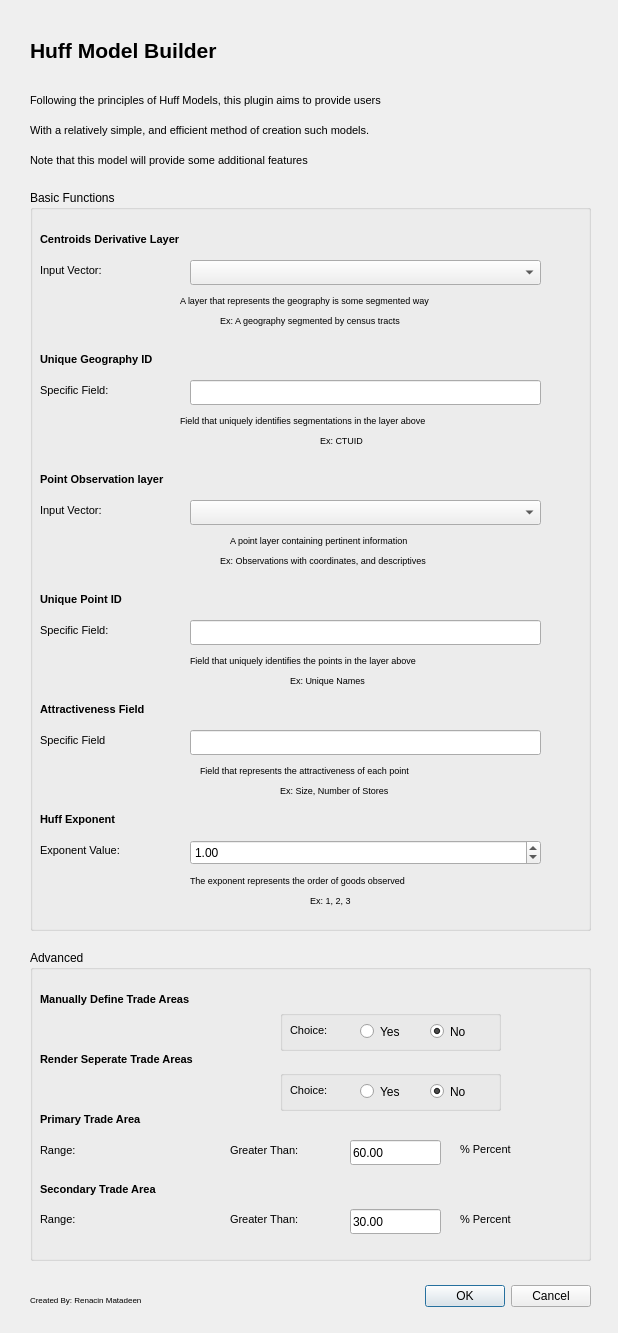
<?xml version="1.0" encoding="UTF-8"?>
<ui version="4.0">
 <class>HuffModelDialogBase</class>
 <widget class="QDialog" name="HuffModelDialogBase">
  <property name="geometry">
   <rect>
    <x>0</x>
    <y>0</y>
    <width>618</width>
    <height>1333</height>
   </rect>
  </property>
  <property name="minimumSize">
   <size>
    <width>618</width>
    <height>1333</height>
   </size>
  </property>
  <property name="maximumSize">
   <size>
    <width>618</width>
    <height>1333</height>
   </size>
  </property>
  <property name="windowTitle">
   <string>Huff Model</string>
  </property>
  <widget class="QDialogButtonBox" name="button_box">
   <property name="geometry">
    <rect>
     <x>350</x>
     <y>1280</y>
     <width>241</width>
     <height>32</height>
    </rect>
   </property>
   <property name="orientation">
    <enum>Qt::Horizontal</enum>
   </property>
   <property name="standardButtons">
    <set>QDialogButtonBox::Cancel|QDialogButtonBox::Ok</set>
   </property>
  </widget>
  <widget class="QLabel" name="desc_label">
   <property name="geometry">
    <rect>
     <x>30</x>
     <y>80</y>
     <width>561</width>
     <height>41</height>
    </rect>
   </property>
   <property name="font">
    <font>
     <pointsize>8</pointsize>
    </font>
   </property>
   <property name="text">
    <string>Following the principles of Huff Models, this plugin aims to provide users</string>
   </property>
  </widget>
  <widget class="QLabel" name="title_label">
   <property name="geometry">
    <rect>
     <x>30</x>
     <y>30</y>
     <width>501</width>
     <height>41</height>
    </rect>
   </property>
   <property name="font">
    <font>
     <pointsize>16</pointsize>
     <weight>75</weight>
     <bold>true</bold>
    </font>
   </property>
   <property name="text">
    <string>Huff Model Builder</string>
   </property>
  </widget>
  <widget class="QLabel" name="desc_label_3">
   <property name="geometry">
    <rect>
     <x>30</x>
     <y>140</y>
     <width>561</width>
     <height>41</height>
    </rect>
   </property>
   <property name="font">
    <font>
     <pointsize>8</pointsize>
    </font>
   </property>
   <property name="text">
    <string>Note that this model will provide some additional features</string>
   </property>
  </widget>
  <widget class="QLabel" name="desc_label_2">
   <property name="geometry">
    <rect>
     <x>30</x>
     <y>110</y>
     <width>561</width>
     <height>41</height>
    </rect>
   </property>
   <property name="font">
    <font>
     <pointsize>8</pointsize>
    </font>
   </property>
   <property name="text">
    <string>With a relatively simple, and efficient method of creation such models.</string>
   </property>
  </widget>
  <widget class="QLabel" name="Credits">
   <property name="geometry">
    <rect>
     <x>30</x>
     <y>1290</y>
     <width>211</width>
     <height>20</height>
    </rect>
   </property>
   <property name="font">
    <font>
     <pointsize>6</pointsize>
    </font>
   </property>
   <property name="text">
    <string>Created By: Renacin Matadeen</string>
   </property>
  </widget>
  <widget class="QGroupBox" name="gb_basic">
   <property name="geometry">
    <rect>
     <x>30</x>
     <y>190</y>
     <width>561</width>
     <height>741</height>
    </rect>
   </property>
   <property name="title">
    <string>Basic Functions</string>
   </property>
   <widget class="QLabel" name="title_inVector">
    <property name="geometry">
     <rect>
      <x>10</x>
      <y>40</y>
      <width>351</width>
      <height>19</height>
     </rect>
    </property>
    <property name="font">
     <font>
      <pointsize>8</pointsize>
      <weight>75</weight>
      <bold>true</bold>
     </font>
    </property>
    <property name="text">
     <string>Centroids Derivative Layer</string>
    </property>
   </widget>
   <widget class="QLabel" name="note_2">
    <property name="geometry">
     <rect>
      <x>150</x>
      <y>220</y>
      <width>381</width>
      <height>20</height>
     </rect>
    </property>
    <property name="font">
     <font>
      <pointsize>7</pointsize>
     </font>
    </property>
    <property name="text">
     <string>Field that uniquely identifies segmentations in the layer above</string>
    </property>
   </widget>
   <widget class="QLabel" name="label_inVectorField">
    <property name="geometry">
     <rect>
      <x>10</x>
      <y>190</y>
      <width>141</width>
      <height>20</height>
     </rect>
    </property>
    <property name="font">
     <font>
      <pointsize>8</pointsize>
     </font>
    </property>
    <property name="text">
     <string>Specific Field:</string>
    </property>
   </widget>
   <widget class="QLabel" name="title_inVectorField">
    <property name="geometry">
     <rect>
      <x>10</x>
      <y>160</y>
      <width>421</width>
      <height>19</height>
     </rect>
    </property>
    <property name="font">
     <font>
      <pointsize>8</pointsize>
      <weight>75</weight>
      <bold>true</bold>
     </font>
    </property>
    <property name="text">
     <string>Unique Geography ID</string>
    </property>
   </widget>
   <widget class="QLabel" name="label_inVector">
    <property name="geometry">
     <rect>
      <x>10</x>
      <y>70</y>
      <width>117</width>
      <height>20</height>
     </rect>
    </property>
    <property name="font">
     <font>
      <pointsize>8</pointsize>
     </font>
    </property>
    <property name="text">
     <string>Input Vector:</string>
    </property>
   </widget>
   <widget class="QComboBox" name="cb_inVector">
    <property name="geometry">
     <rect>
      <x>160</x>
      <y>70</y>
      <width>351</width>
      <height>25</height>
     </rect>
    </property>
   </widget>
   <widget class="QLabel" name="note">
    <property name="geometry">
     <rect>
      <x>150</x>
      <y>100</y>
      <width>401</width>
      <height>20</height>
     </rect>
    </property>
    <property name="font">
     <font>
      <pointsize>7</pointsize>
     </font>
    </property>
    <property name="text">
     <string>A layer that represents the geography is some segmented way</string>
    </property>
   </widget>
   <widget class="QLabel" name="note_1">
    <property name="geometry">
     <rect>
      <x>190</x>
      <y>120</y>
      <width>291</width>
      <height>20</height>
     </rect>
    </property>
    <property name="font">
     <font>
      <pointsize>7</pointsize>
     </font>
    </property>
    <property name="text">
     <string>Ex: A geography segmented by census tracts</string>
    </property>
   </widget>
   <widget class="QLabel" name="note_3">
    <property name="geometry">
     <rect>
      <x>290</x>
      <y>240</y>
      <width>71</width>
      <height>20</height>
     </rect>
    </property>
    <property name="font">
     <font>
      <pointsize>7</pointsize>
     </font>
    </property>
    <property name="text">
     <string>Ex: CTUID</string>
    </property>
   </widget>
   <widget class="QLabel" name="note_5">
    <property name="geometry">
     <rect>
      <x>190</x>
      <y>360</y>
      <width>321</width>
      <height>20</height>
     </rect>
    </property>
    <property name="font">
     <font>
      <pointsize>7</pointsize>
     </font>
    </property>
    <property name="text">
     <string>Ex: Observations with coordinates, and descriptives</string>
    </property>
   </widget>
   <widget class="QLabel" name="label_inPointVectorField">
    <property name="geometry">
     <rect>
      <x>10</x>
      <y>430</y>
      <width>141</width>
      <height>20</height>
     </rect>
    </property>
    <property name="font">
     <font>
      <pointsize>8</pointsize>
     </font>
    </property>
    <property name="text">
     <string>Specific Field:</string>
    </property>
   </widget>
   <widget class="QComboBox" name="cb_inPointVector">
    <property name="geometry">
     <rect>
      <x>160</x>
      <y>310</y>
      <width>351</width>
      <height>25</height>
     </rect>
    </property>
   </widget>
   <widget class="QLabel" name="title_inPointVector">
    <property name="geometry">
     <rect>
      <x>10</x>
      <y>280</y>
      <width>351</width>
      <height>19</height>
     </rect>
    </property>
    <property name="font">
     <font>
      <pointsize>8</pointsize>
      <weight>75</weight>
      <bold>true</bold>
     </font>
    </property>
    <property name="text">
     <string>Point Observation layer</string>
    </property>
   </widget>
   <widget class="QLabel" name="title_inPointVectorField">
    <property name="geometry">
     <rect>
      <x>10</x>
      <y>400</y>
      <width>421</width>
      <height>19</height>
     </rect>
    </property>
    <property name="font">
     <font>
      <pointsize>8</pointsize>
      <weight>75</weight>
      <bold>true</bold>
     </font>
    </property>
    <property name="text">
     <string>Unique Point ID</string>
    </property>
   </widget>
   <widget class="QLabel" name="note_6">
    <property name="geometry">
     <rect>
      <x>160</x>
      <y>460</y>
      <width>351</width>
      <height>20</height>
     </rect>
    </property>
    <property name="font">
     <font>
      <pointsize>7</pointsize>
     </font>
    </property>
    <property name="text">
     <string>Field that uniquely identifies the points in the layer above</string>
    </property>
   </widget>
   <widget class="QLabel" name="note_4">
    <property name="geometry">
     <rect>
      <x>200</x>
      <y>340</y>
      <width>281</width>
      <height>20</height>
     </rect>
    </property>
    <property name="font">
     <font>
      <pointsize>7</pointsize>
     </font>
    </property>
    <property name="text">
     <string>A point layer containing pertinent information</string>
    </property>
   </widget>
   <widget class="QLabel" name="note_7">
    <property name="geometry">
     <rect>
      <x>260</x>
      <y>480</y>
      <width>121</width>
      <height>20</height>
     </rect>
    </property>
    <property name="font">
     <font>
      <pointsize>7</pointsize>
     </font>
    </property>
    <property name="text">
     <string>Ex: Unique Names</string>
    </property>
   </widget>
   <widget class="QLabel" name="label_inPointVector">
    <property name="geometry">
     <rect>
      <x>10</x>
      <y>310</y>
      <width>117</width>
      <height>20</height>
     </rect>
    </property>
    <property name="font">
     <font>
      <pointsize>8</pointsize>
     </font>
    </property>
    <property name="text">
     <string>Input Vector:</string>
    </property>
   </widget>
   <widget class="QLabel" name="label_inHuffExponent">
    <property name="geometry">
     <rect>
      <x>10</x>
      <y>650</y>
      <width>141</width>
      <height>20</height>
     </rect>
    </property>
    <property name="font">
     <font>
      <pointsize>8</pointsize>
     </font>
    </property>
    <property name="text">
     <string>Exponent Value:</string>
    </property>
   </widget>
   <widget class="QLabel" name="title_inHuffExponent">
    <property name="geometry">
     <rect>
      <x>10</x>
      <y>620</y>
      <width>421</width>
      <height>19</height>
     </rect>
    </property>
    <property name="font">
     <font>
      <pointsize>8</pointsize>
      <weight>75</weight>
      <bold>true</bold>
     </font>
    </property>
    <property name="text">
     <string>Huff Exponent</string>
    </property>
   </widget>
   <widget class="QLabel" name="note_8">
    <property name="geometry">
     <rect>
      <x>160</x>
      <y>680</y>
      <width>351</width>
      <height>20</height>
     </rect>
    </property>
    <property name="font">
     <font>
      <pointsize>7</pointsize>
     </font>
    </property>
    <property name="text">
     <string>The exponent represents the order of goods observed</string>
    </property>
   </widget>
   <widget class="QLabel" name="note_9">
    <property name="geometry">
     <rect>
      <x>280</x>
      <y>700</y>
      <width>121</width>
      <height>20</height>
     </rect>
    </property>
    <property name="font">
     <font>
      <pointsize>7</pointsize>
     </font>
    </property>
    <property name="text">
     <string>Ex: 1, 2, 3</string>
    </property>
   </widget>
   <widget class="QLineEdit" name="le_inVectorField">
    <property name="geometry">
     <rect>
      <x>160</x>
      <y>190</y>
      <width>351</width>
      <height>25</height>
     </rect>
    </property>
   </widget>
   <widget class="QLineEdit" name="le_inPointVectorField">
    <property name="geometry">
     <rect>
      <x>160</x>
      <y>430</y>
      <width>351</width>
      <height>25</height>
     </rect>
    </property>
   </widget>
   <widget class="QDoubleSpinBox" name="sb_HuffExponent">
    <property name="geometry">
     <rect>
      <x>160</x>
      <y>650</y>
      <width>351</width>
      <height>25</height>
     </rect>
    </property>
    <property name="minimum">
     <double>0.500000000000000</double>
    </property>
    <property name="maximum">
     <double>3.000000000000000</double>
    </property>
    <property name="singleStep">
     <double>0.500000000000000</double>
    </property>
    <property name="value">
     <double>1.000000000000000</double>
    </property>
   </widget>
   <widget class="QLabel" name="label_inAttractiveness">
    <property name="geometry">
     <rect>
      <x>10</x>
      <y>540</y>
      <width>141</width>
      <height>20</height>
     </rect>
    </property>
    <property name="font">
     <font>
      <pointsize>8</pointsize>
     </font>
    </property>
    <property name="text">
     <string>Specific Field</string>
    </property>
   </widget>
   <widget class="QLabel" name="title_inAttractiveness">
    <property name="geometry">
     <rect>
      <x>10</x>
      <y>510</y>
      <width>421</width>
      <height>19</height>
     </rect>
    </property>
    <property name="font">
     <font>
      <pointsize>8</pointsize>
      <weight>75</weight>
      <bold>true</bold>
     </font>
    </property>
    <property name="text">
     <string>Attractiveness Field</string>
    </property>
   </widget>
   <widget class="QLabel" name="note_10">
    <property name="geometry">
     <rect>
      <x>170</x>
      <y>570</y>
      <width>321</width>
      <height>20</height>
     </rect>
    </property>
    <property name="font">
     <font>
      <pointsize>7</pointsize>
     </font>
    </property>
    <property name="text">
     <string>Field that represents the attractiveness of each point</string>
    </property>
   </widget>
   <widget class="QLabel" name="note_11">
    <property name="geometry">
     <rect>
      <x>250</x>
      <y>590</y>
      <width>181</width>
      <height>20</height>
     </rect>
    </property>
    <property name="font">
     <font>
      <pointsize>7</pointsize>
     </font>
    </property>
    <property name="text">
     <string>Ex: Size, Number of Stores</string>
    </property>
   </widget>
   <widget class="QLineEdit" name="le_inAttractiveness">
    <property name="geometry">
     <rect>
      <x>160</x>
      <y>540</y>
      <width>351</width>
      <height>25</height>
     </rect>
    </property>
   </widget>
  </widget>
  <widget class="QGroupBox" name="gb_advanced">
   <property name="geometry">
    <rect>
     <x>30</x>
     <y>950</y>
     <width>561</width>
     <height>311</height>
    </rect>
   </property>
   <property name="title">
    <string>Advanced</string>
   </property>
   <widget class="QLabel" name="title_inAdvancedChoice_1">
    <property name="geometry">
     <rect>
      <x>10</x>
      <y>40</y>
      <width>351</width>
      <height>19</height>
     </rect>
    </property>
    <property name="font">
     <font>
      <pointsize>8</pointsize>
      <weight>75</weight>
      <bold>true</bold>
     </font>
    </property>
    <property name="text">
     <string>Manually Define Trade Areas</string>
    </property>
   </widget>
   <widget class="QLabel" name="label_inPrimary">
    <property name="geometry">
     <rect>
      <x>10</x>
      <y>190</y>
      <width>141</width>
      <height>20</height>
     </rect>
    </property>
    <property name="font">
     <font>
      <pointsize>8</pointsize>
     </font>
    </property>
    <property name="text">
     <string>Range:</string>
    </property>
   </widget>
   <widget class="QLabel" name="title_inPrimary">
    <property name="geometry">
     <rect>
      <x>10</x>
      <y>160</y>
      <width>421</width>
      <height>19</height>
     </rect>
    </property>
    <property name="font">
     <font>
      <pointsize>8</pointsize>
      <weight>75</weight>
      <bold>true</bold>
     </font>
    </property>
    <property name="text">
     <string>Primary Trade Area</string>
    </property>
   </widget>
   <widget class="QLineEdit" name="le_inPrimary">
    <property name="geometry">
     <rect>
      <x>320</x>
      <y>190</y>
      <width>91</width>
      <height>25</height>
     </rect>
    </property>
    <property name="text">
     <string>60.00</string>
    </property>
   </widget>
   <widget class="QLabel" name="label_dash">
    <property name="geometry">
     <rect>
      <x>200</x>
      <y>190</y>
      <width>111</width>
      <height>20</height>
     </rect>
    </property>
    <property name="font">
     <font>
      <pointsize>8</pointsize>
     </font>
    </property>
    <property name="text">
     <string>Greater Than:</string>
    </property>
   </widget>
   <widget class="QLabel" name="label_percent">
    <property name="geometry">
     <rect>
      <x>430</x>
      <y>189</y>
      <width>81</width>
      <height>20</height>
     </rect>
    </property>
    <property name="font">
     <font>
      <pointsize>8</pointsize>
     </font>
    </property>
    <property name="text">
     <string>% Percent</string>
    </property>
   </widget>
   <widget class="QLabel" name="title_inSecondary">
    <property name="geometry">
     <rect>
      <x>10</x>
      <y>230</y>
      <width>421</width>
      <height>19</height>
     </rect>
    </property>
    <property name="font">
     <font>
      <pointsize>8</pointsize>
      <weight>75</weight>
      <bold>true</bold>
     </font>
    </property>
    <property name="text">
     <string>Secondary Trade Area</string>
    </property>
   </widget>
   <widget class="QLineEdit" name="le_inSecondary">
    <property name="geometry">
     <rect>
      <x>320</x>
      <y>259</y>
      <width>91</width>
      <height>25</height>
     </rect>
    </property>
    <property name="text">
     <string>30.00</string>
    </property>
   </widget>
   <widget class="QLabel" name="label_dash_1">
    <property name="geometry">
     <rect>
      <x>200</x>
      <y>259</y>
      <width>111</width>
      <height>20</height>
     </rect>
    </property>
    <property name="font">
     <font>
      <pointsize>8</pointsize>
     </font>
    </property>
    <property name="text">
     <string>Greater Than:</string>
    </property>
   </widget>
   <widget class="QLabel" name="label_inSecondary">
    <property name="geometry">
     <rect>
      <x>10</x>
      <y>259</y>
      <width>141</width>
      <height>20</height>
     </rect>
    </property>
    <property name="font">
     <font>
      <pointsize>8</pointsize>
     </font>
    </property>
    <property name="text">
     <string>Range:</string>
    </property>
   </widget>
   <widget class="QLabel" name="label_percent_1">
    <property name="geometry">
     <rect>
      <x>430</x>
      <y>259</y>
      <width>81</width>
      <height>20</height>
     </rect>
    </property>
    <property name="font">
     <font>
      <pointsize>8</pointsize>
     </font>
    </property>
    <property name="text">
     <string>% Percent</string>
    </property>
   </widget>
   <widget class="QLabel" name="title_inAdvancedChoice_2">
    <property name="geometry">
     <rect>
      <x>10</x>
      <y>100</y>
      <width>351</width>
      <height>19</height>
     </rect>
    </property>
    <property name="font">
     <font>
      <pointsize>8</pointsize>
      <weight>75</weight>
      <bold>true</bold>
     </font>
    </property>
    <property name="text">
     <string>Render Seperate Trade Areas</string>
    </property>
   </widget>
   <widget class="QGroupBox" name="groupBox">
    <property name="geometry">
     <rect>
      <x>250</x>
      <y>60</y>
      <width>221</width>
      <height>41</height>
     </rect>
    </property>
    <property name="title">
     <string/>
    </property>
    <widget class="QLabel" name="label_inAdvancedChoice_1">
     <property name="geometry">
      <rect>
       <x>10</x>
       <y>10</y>
       <width>117</width>
       <height>20</height>
      </rect>
     </property>
     <property name="font">
      <font>
       <pointsize>8</pointsize>
      </font>
     </property>
     <property name="text">
      <string>Choice:</string>
     </property>
    </widget>
    <widget class="QRadioButton" name="rb_AdvancedChoice_No">
     <property name="geometry">
      <rect>
       <x>150</x>
       <y>10</y>
       <width>71</width>
       <height>23</height>
      </rect>
     </property>
     <property name="text">
      <string>No</string>
     </property>
     <property name="checked">
      <bool>true</bool>
     </property>
    </widget>
    <widget class="QRadioButton" name="rb_AdvancedChoice_Yes">
     <property name="geometry">
      <rect>
       <x>80</x>
       <y>10</y>
       <width>61</width>
       <height>23</height>
      </rect>
     </property>
     <property name="text">
      <string>Yes</string>
     </property>
    </widget>
   </widget>
   <widget class="QGroupBox" name="groupBox_2">
    <property name="geometry">
     <rect>
      <x>250</x>
      <y>120</y>
      <width>221</width>
      <height>41</height>
     </rect>
    </property>
    <property name="title">
     <string/>
    </property>
    <widget class="QLabel" name="label_inAdvancedChoice_2">
     <property name="geometry">
      <rect>
       <x>10</x>
       <y>10</y>
       <width>117</width>
       <height>20</height>
      </rect>
     </property>
     <property name="font">
      <font>
       <pointsize>8</pointsize>
      </font>
     </property>
     <property name="text">
      <string>Choice:</string>
     </property>
    </widget>
    <widget class="QRadioButton" name="rb_AdvancedChoice_M_No">
     <property name="geometry">
      <rect>
       <x>150</x>
       <y>10</y>
       <width>71</width>
       <height>23</height>
      </rect>
     </property>
     <property name="text">
      <string>No</string>
     </property>
     <property name="checked">
      <bool>true</bool>
     </property>
    </widget>
    <widget class="QRadioButton" name="rb_AdvancedChoice_M_Yes">
     <property name="geometry">
      <rect>
       <x>80</x>
       <y>10</y>
       <width>61</width>
       <height>23</height>
      </rect>
     </property>
     <property name="text">
      <string>Yes</string>
     </property>
    </widget>
   </widget>
  </widget>
  <zorder>gb_advanced</zorder>
  <zorder>button_box</zorder>
  <zorder>desc_label</zorder>
  <zorder>title_label</zorder>
  <zorder>desc_label_3</zorder>
  <zorder>desc_label_2</zorder>
  <zorder>Credits</zorder>
  <zorder>gb_basic</zorder>
 </widget>
 <resources/>
 <connections>
  <connection>
   <sender>button_box</sender>
   <signal>accepted()</signal>
   <receiver>HuffModelDialogBase</receiver>
   <slot>accept()</slot>
   <hints>
    <hint type="sourcelabel">
     <x>20</x>
     <y>20</y>
    </hint>
    <hint type="destinationlabel">
     <x>20</x>
     <y>20</y>
    </hint>
   </hints>
  </connection>
  <connection>
   <sender>button_box</sender>
   <signal>rejected()</signal>
   <receiver>HuffModelDialogBase</receiver>
   <slot>reject()</slot>
   <hints>
    <hint type="sourcelabel">
     <x>20</x>
     <y>20</y>
    </hint>
    <hint type="destinationlabel">
     <x>20</x>
     <y>20</y>
    </hint>
   </hints>
  </connection>
 </connections>
</ui>
